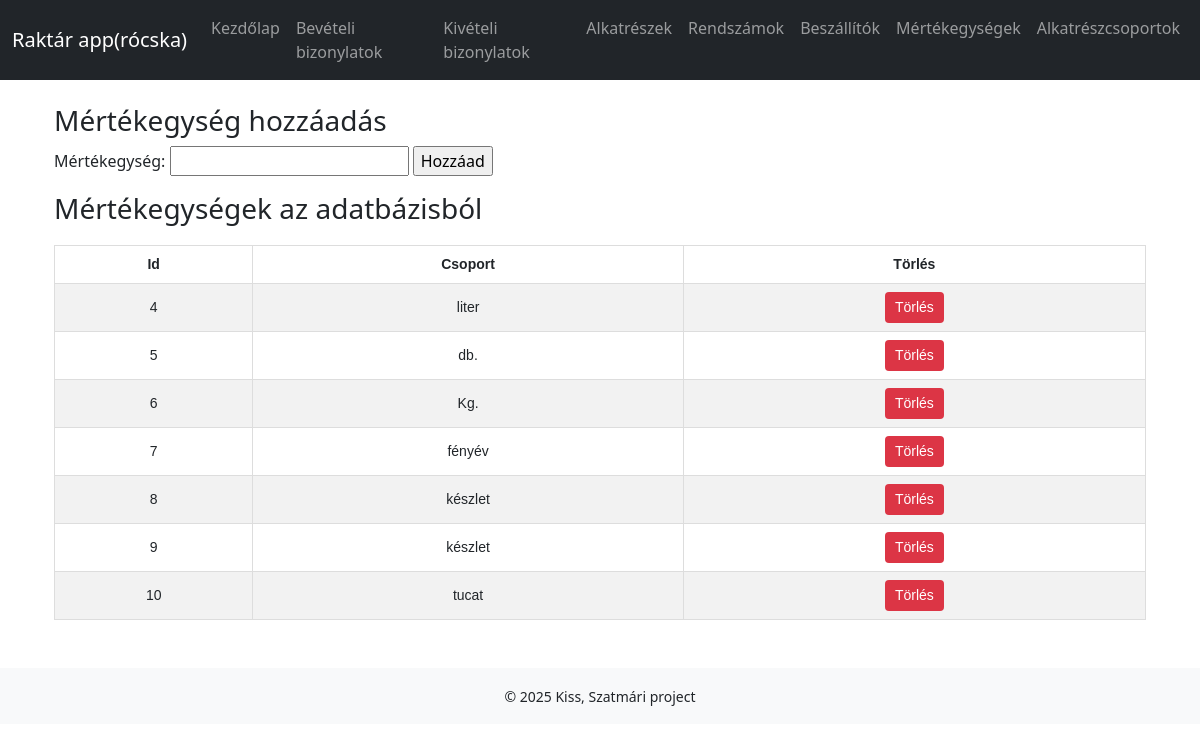
Before: /mertekegyseg/ with the older database file.
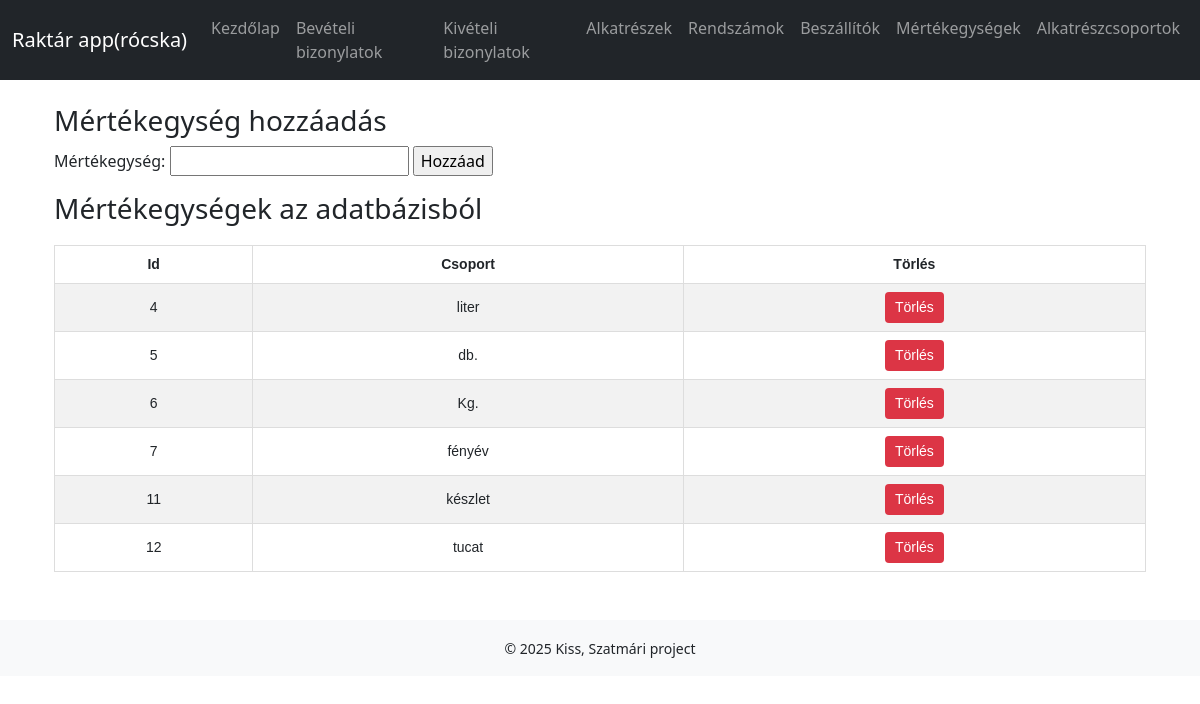
After: the same page with the newer database file.
### raktar/models.py (models this page shows, shortened)
class Mertekegyseg(models.Model):
    mertegys = models.CharField(max_length=20)

### raktar/views.py (the view)
# urls.py: path('mertekegyseg/', views.mertekegyseg, name='mertekegyseg'),
def mertekegyseg(request):
    mertekegysegek = Mertekegyseg.objects.all()
    context = {'mertekegysegek': mertekegysegek}
    return render(request,'mertekegyseg.html', context)

### raktar/templates/mertekegyseg.html (shortened to what this page needs)
{% extends 'base.html' %}
{% block content %}
    <div class="container">
        <section>
            <h3>Mértékegység hozzáadás</h3>
            <form action=" {% url 'raktar:addMertekegyseg' %} " method="post">
                <label>
                    <p>Mértékegység:
                        <input type="text" name="ujMertekegyseg" id="ujMertekegyseg">
                        <input type="submit" value="Hozzáad">
                    </p>
                </label>
            </form>
        </section>
        <section>
            <h3>Mértékegységek az adatbázisból</h3>
            <table>
            <tr>
                <th>Id</th>
                <th>Csoport</th>
                <th>Törlés</th>
            {% for i in mertekegysegek %}
            </tr>
                <td>{{i.id}}</td>
                <td>{{i.mertegys}}</td>
                <td>
                    <form method="post" action="{% url 'raktar:deleteMertekegysegById' i.id %}" style="display:inline;">
                    <button type="submit" class="btn btn-danger btn-sm">Törlés</button>
                    </form>
                </td>
            {% endfor %}
            </table>
        </section>
    </div>
{% endblock %}

Changed rows visible on the page:
removed Mertekegyseg: id "8", mertegys "készlet"
removed Mertekegyseg: id "9", mertegys "készlet"
removed Mertekegyseg: id "10", mertegys "tucat"
added Mertekegyseg: id "11", mertegys "készlet"
added Mertekegyseg: id "12", mertegys "tucat"
